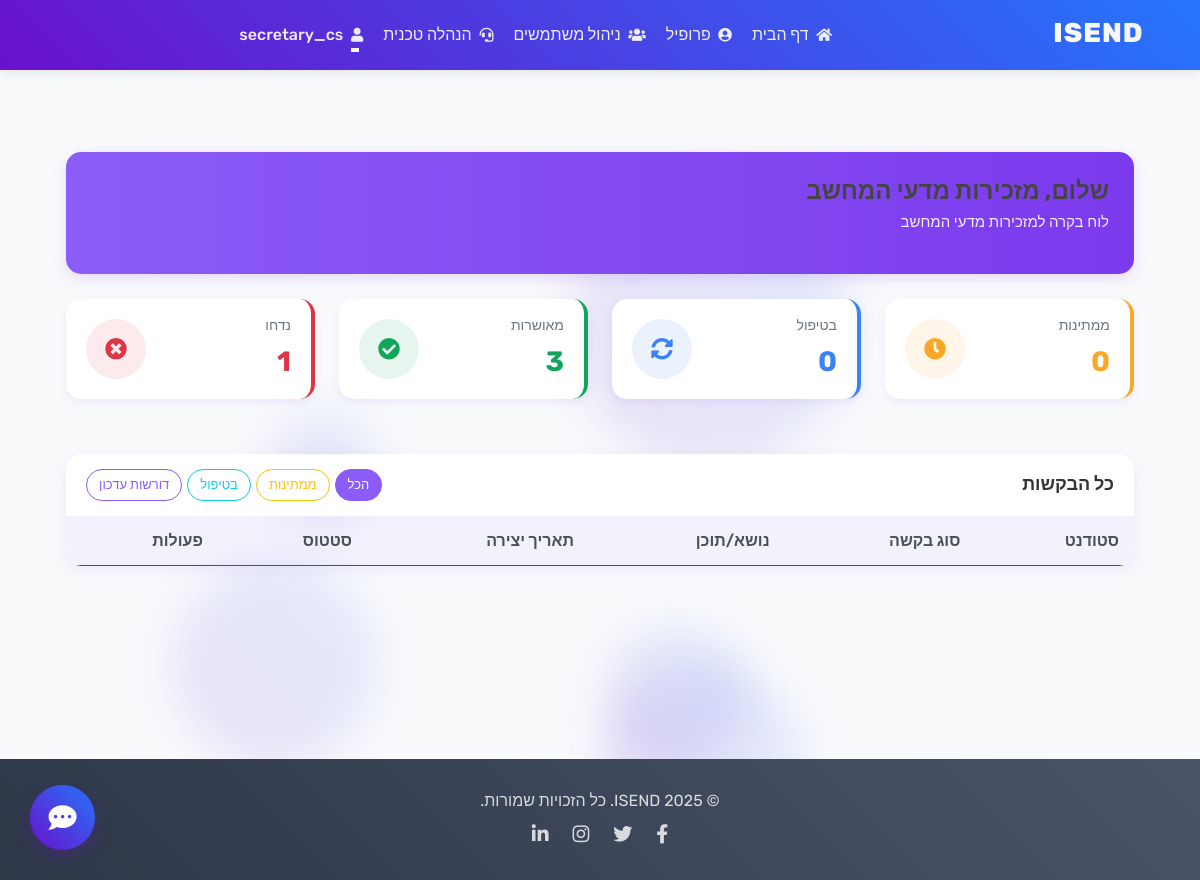
The app's page /secretary_dashboard/ (signed in) with its own data.
### users/models.py (models this page shows, shortened)
class User(AbstractUser):
    DEPARTMENT_CHOICES = [
        ('מדעי המחשב', 'מדעי המחשב'),
        ('הנדסת תוכנה', 'הנדסת תוכנה'),
        ('הנדסת אלקטרוניקה', 'הנדסת אלקטרוניקה'),
    ]
    YEAR_CHOICES = [
        ('1', 'First Year'),
        ('2', 'Second Year'),
        ('3', 'Third Year'),
        ('4', 'Fourth Year'),
        ('5', 'Fifth Year'),
    ]
    is_student = models.BooleanField(default=False)
    is_lecturer = models.BooleanField(default=False)
    is_secretary = models.BooleanField(default=False)
    department = models.CharField(max_length=50, choices=DEPARTMENT_CHOICES, blank=True)
    year = models.CharField(max_length=1, choices=YEAR_CHOICES, blank=True)
    full_name = models.CharField(max_length=150, blank=True, help_text="שם מלא")

### blog/views.py (the view)
# urls.py: path('secretary_dashboard/', views.secretary_dashboard, name='secretary_dashboard'),
@login_required
def secretary_dashboard(request):
    if not request.user.is_secretary:
        messages.error(request, 'הגישה מותרת למזכירות בלבד.')
        return redirect('blog-home')
    secretary_academic_types = [
        'enrollment_confirmation',  # אישורי רישום או ציונים
    ]
    lecturer_academic_types = [
        'academic_appeal',  # ערעורים אקדמיים
        'exam_review',      # בקשות לבדיקת מבחנים
    ]
    academic_requests = AcademicRequest.objects.filter(
        student__department=request.user.department,
        request_type__in=secretary_academic_types
    ).order_by('-created_at')
    schedule_requests = ScheduleRequest.objects.filter(
        student__department=request.user.department
    ).order_by('-created_at')
    secretary_personal_types = [
        'personal_details_update',        # עדכון פרטים אישיים
        'certificates_confirmations',     # בקשת תעודות ואישורים
        'scholarships_financial_aid',     # בקשות מלגות וסיוע כלכלי
        'academic_status_change',         # בקשת שינוי סטטוס אקדמי
        'general_manager_inquiry',        # פניה כללית למנהל
    ]
    lecturer_personal_types = [
        'recommendation_letter',          # בקשה למכתבי המלצה (handled by lecturers)
    ]
    personal_requests = PersonalRequest.objects.filter(
        student__department=request.user.department,
        request_type__in=secretary_personal_types
    ).order_by('-created_at')
    print(f"Secretary: {request.user.username}, Department: {request.user.department}")
    print(f"Academic requests found (secretary types only): {academic_requests.count()}")
    print(f"Schedule requests found: {schedule_requests.count()}")
    print(f"Personal requests found (secretary types only): {personal_requests.count()}")
    all_requests = list(academic_requests) + list(schedule_requests) + list(personal_requests)
    all_requests.sort(key=lambda x: x.created_at, reverse=True)
    status_filter = request.GET.get('status', 'all')
    if status_filter != 'all':
        filtered_requests = [req for req in all_requests if req.status == status_filter]
    else:
        filtered_requests = all_requests
    total_academic = academic_requests.count()
    total_schedule = schedule_requests.count()
    total_personal = personal_requests.count()
    stats = {
        'total': total_academic + total_schedule + total_personal,
        'pending': len([req for req in all_requests if req.status == 'pending']),
        'in_progress': len([req for req in all_requests if req.status == 'in_progress']),
        'need_update': len([req for req in all_requests if req.status == 'need_update']),
        'approved': len([req for req in all_requests if req.status == 'approved']),
        'rejected': len([req for req in all_requests if req.status == 'rejected']),
        'academic_total': total_academic,
        'schedule_total': total_schedule,
        'personal_total': total_personal,
    }
    academic_types = academic_requests.values('request_type').annotate(
        count=Count('id')
    ).order_by('-count')
    schedule_types = schedule_requests.values('request_type').annotate(
        count=Count('id')
    ).order_by('-count')
    personal_types = personal_requests.values('request_type').annotate(
        count=Count('id')
    ).order_by('-count')
    request_types_stats = list(academic_types) + list(schedule_types) + list(personal_types)
    type_display_names = {
        'enrollment_confirmation': 'אישורי רישום או ציונים',
        'schedule_change': 'שינוי מערכת שעות',
        'extension_request': 'בקשות הארכת זמן',
        'special_exam_date': 'בקשה למועד מיוחד',
        'approved_absence': 'בקשת היעדרות מאושרת',
        'personal_details_update': 'עדכון פרטים אישיים',
        'certificates_confirmations': 'בקשת תעודות ואישורים',
        'scholarships_financial_aid': 'בקשות מלגות וסיוע כלכלי',
        'academic_status_change': 'בקשת שינוי סטטוס אקדמי',
        'general_manager_inquiry': 'פניה כללית למנהל',
    }
    for stat in request_types_stats:
        stat['display_name'] = type_display_names.get(stat['request_type'], stat['request_type'])
    three_days_ago = timezone.now() - timedelta(days=3)
    urgent_academic = academic_requests.filter(
        status='pending',
        created_at__lte=three_days_ago
    )
    urgent_schedule = schedule_requests.filter(
        status='pending',
        created_at__lte=three_days_ago
    )
    urgent_personal = personal_requests.filter(
        status='pending',
        created_at__lte=three_days_ago
    )
    urgent_requests = list(urgent_academic) + list(urgent_schedule) + list(urgent_personal)
    urgent_requests.sort(key=lambda x: x.created_at, reverse=True)
    department_names = {
        'מדעי המחשב': 'מדעי המחשב',
        'הנדסת תוכנה': 'הנדסת תוכנה',
        'הנדסת אלקטרוניקה': 'הנדסת אלקטרוניקה',
    }
    department_display = department_names.get(request.user.department, request.user.department)
    context = {
        'all_requests': all_requests,
        'filtered_requests': filtered_requests,
        'urgent_requests': urgent_requests,
        'stats': stats,
        'request_types_stats': request_types_stats,
        'status_filter': status_filter,
        'department_display': department_display,
        'three_days_ago': three_days_ago,
        'academic_requests': academic_requests,
        'schedule_requests': schedule_requests,
        'personal_requests': personal_requests,
        'secretary_handled_types': {
            'academic': secretary_academic_types,
            'personal': secretary_personal_types,
        },
        'lecturer_handled_types': {
            'academic': lecturer_academic_types,
            'personal': lecturer_personal_types,
        }
    }
    return render(request, 'blog/secretary_dashboard.html', context)

### blog/templates/blog/secretary_dashboard.html (shortened to what this page needs)
{% extends 'blog/base.html' %}
{% block content %}
<div class="container mt-4">
    <div class="dashboard-header">
        <div class="row align-items-center">
            <div class="col-md-8">
                <h1 class="dashboard-title">שלום, {{ request.user.first_name }} {{ request.user.last_name }}</h1>
                <p class="dashboard-subtitle">לוח בקרה למזכירות {{ department_display }}</p>
            </div>
        </div>
    </div>
    <div class="row mb-4">
        <div class="col-lg-3 col-md-6 mb-3">
            <div class="stat-card pending">
                <div class="stat-content">
                    <div class="stat-card-title">ממתינות</div>
                    <div class="stat-card-value">{{ stats.pending }}</div>
                </div>
                <div class="stat-icon-container">
                    <i class="fas fa-clock stat-icon"></i>
                </div>
            </div>
        </div>
        <div class="col-lg-3 col-md-6 mb-3">
            <div class="stat-card processing">
                <div class="stat-content">
                    <div class="stat-card-title">בטיפול</div>
                    <div class="stat-card-value">{{ stats.in_progress }}</div>
                </div>
                <div class="stat-icon-container">
                    <i class="fas fa-sync-alt stat-icon"></i>
                </div>
            </div>
        </div>
        <div class="col-lg-3 col-md-6 mb-3">
            <div class="stat-card approved">
                <div class="stat-content">
                    <div class="stat-card-title">מאושרות</div>
                    <div class="stat-card-value">{{ stats.approved }}</div>
                </div>
                <div class="stat-icon-container">
                    <i class="fas fa-check-circle stat-icon"></i>
                </div>
            </div>
        </div>
        <div class="col-lg-3 col-md-6 mb-3">
            <div class="stat-card rejected">
                <div class="stat-content">
                    <div class="stat-card-title">נדחו</div>
                    <div class="stat-card-value">{{ stats.rejected }}</div>
                </div>
                <div class="stat-icon-container">
                    <i class="fas fa-times-circle stat-icon"></i>
                </div>
            </div>
        </div>
    </div>
<div class="main-card">
    <div class="card-header">
        <h5 class="card-title">כל הבקשות</h5>
        <div class="filter-container">
            <button class="btn btn-purple active filter-btn" data-filter="all">הכל</button>
            <button class="btn btn-outline-warning filter-btn" data-filter="pending">ממתינות</button>
            <button class="btn btn-outline-info filter-btn" data-filter="in_progress">בטיפול</button>
            <button class="btn btn-outline-purple filter-btn" data-filter="need_update">דורשות עדכון</button>
        </div>
    </div>
    <div class="table-responsive">
        <table class="table table-hover mb-0">
            <thead>
                <tr>
                    <th>סטודנט</th>
                    <th>סוג בקשה</th>
                    <th>נושא/תוכן</th>
                    <th>תאריך יצירה</th>
                    <th>סטטוס</th>
                    <th>פעולות</th>
                </tr>
            </thead>
        </table>
    </div>
</div>
{% endblock %}

### blog/templates/blog/base.html (shortened to what this page needs)
{% load static %}
<!DOCTYPE html>
<html lang="he" dir="rtl">
<head>
    <link rel="stylesheet" href="https://cdn.jsdelivr.net/npm/bootstrap@5.0.2/dist/css/bootstrap.rtl.min.css">
    <link rel="stylesheet" href="https://cdnjs.cloudflare.com/ajax/libs/font-awesome/5.15.3/css/all.min.css">
    <link rel="stylesheet" type="text/css" href="{% static 'blog/main.css' %}">
</head>
<body>
    <header class="site-header">
        <nav class="navbar navbar-expand-md navbar-dark bg-isend fixed-top">
            <div class="container">
                <a class="navbar-brand me-4" href="{% url 'blog-home' %}">
                    ISEND
                </a>
                <div class="collapse navbar-collapse" id="navbarToggle">
<div class="navbar-nav ms-auto">
    {% if user.is_authenticated and user.is_lecturer %}
        <a class="nav-item nav-link {% if request.resolver_match.url_name == 'lecturer_dashboard' %}active{% endif %}" href="{% url 'lecturer_dashboard' %}">
            <i class="fas fa-home fa-sm me-1"></i> דף הבית
        </a>
         <a class="nav-item nav-link" href="{% url 'profile' %}">
            <i class="fas fa-user-circle fa-sm me-1"></i> פרופיל
        </a>
        <a class="nav-item nav-link" href="{% url 'technicalmanagement' %}">
            <i class="fas fa-headset fa-sm me-1"></i> הנהלה טכנית
        </a>
    {% elif user.is_authenticated and user.is_secretary %}
        <a class="nav-item nav-link {% if request.resolver_match.url_name == 'blog-home' %}active{% endif %}" href="{% url 'blog-home' %}">
            <i class="fas fa-home fa-sm me-1"></i> דף הבית
        </a>
        <a class="nav-item nav-link" href="{% url 'profile' %}">
            <i class="fas fa-user-circle fa-sm me-1"></i> פרופיל
        </a>
        <a class="nav-item nav-link" href="{% url 'secretary_user_list' %}">
            <i class="fas fa-users fa-sm me-1"></i> ניהול משתמשים
        </a>
        <a class="nav-item nav-link" href="{% url 'technicalmanagement' %}">
            <i class="fas fa-headset fa-sm me-1"></i> הנהלה טכנית
        </a>
    {% endif %}
</div>
                    <div class="navbar-nav me-auto">
                        {% if user.is_authenticated %}
                            <div class="nav-item dropdown">
                                <a class="nav-link dropdown-toggle" href="#" id="navbarUserDropdown" role="button" data-bs-toggle="dropdown" aria-expanded="false">
                                    <i class="fas fa-user fa-sm me-1"></i> {{ user.username }}
                                </a>
                            </div>
                        {% endif %}
                    </div>
                </div>
            </div>
        </nav>
    </header>
    <main role="main" class="container {% if has_full_width %}mt-0{% else %}mt-5{% endif %}">
        <div class="row">
            <div class="col-md-12">
                {% block content %}{% endblock %}
            </div>
        </div>
    </main>
    <footer class="footer">
        <div class="container text-center">
            <div class="row">
                <div class="col-md-12">
                    <p class="mb-2">© {% now "Y" %} ISEND. כל הזכויות שמורות.</p>
                    <div>
                        <a href="#"><i class="fab fa-facebook-f"></i></a>
                        <a href="#"><i class="fab fa-twitter"></i></a>
                        <a href="#"><i class="fab fa-instagram"></i></a>
                        <a href="#"><i class="fab fa-linkedin-in"></i></a>
                    </div>
                </div>
            </div>
        </div>
    </footer>
</body>
</html>

### blog/static/blog/main.css (style rules this page uses)
body { background: #fafafa; color: #333333; margin-top: 5rem; }
h1, h2, h3, h4, h5, h6 { color: #444444; }
.site-header .navbar-nav .nav-link { color: #cbd5db; }

### blog/templates/blog/base.html (style rules this page uses)
body { display: flex; flex-direction: column; min-height: 100vh; font-family: 'Rubik', 'Assistant', sans-serif; direction: rtl; text-align: right; overflow-x: hidden; background-color: #f9fafc; }
.bg-isend { background: linear-gradient(45deg, #6a11cb, #2575fc); box-shadow: 0 2px 15px rgba(0, 0, 0, 0.1); }
.navbar-brand { font-weight: 800; font-size: 1.7rem; letter-spacing: 1px; background: linear-gradient(45deg, #ffffff, #f0f0f0); -webkit-background-clip: text; background-clip: text; -webkit-text-fill-color: transparent; transition: all 0.3s ease; }
.site-header .navbar-nav .nav-link { color: rgba(255, 255, 255, 0.9); margin: 0 10px; font-weight: 500; transition: all 0.3s ease; position: relative; padding: 5px 0; }
.site-header .navbar-nav .nav-link:after { content: ''; position: absolute; bottom: 0; right: 0; width: 0; height: 2px; background-color: #fff; transition: width 0.3s ease; }
.footer { background: linear-gradient(45deg, #2d3748, #4a5568); color: rgba(255, 255, 255, 0.8); padding: 30px 0; margin-top: auto; }
.footer a { color: rgba(255, 255, 255, 0.8); margin: 0 10px; transition: all 0.3s ease; font-size: 1.2rem; }
main.container { margin-top: 80px; flex: 1; }

### records on screen
User: username "secretary_cs", user.first_name "מזכירות", user.last_name "מדעי המחשב"

### other values on screen
{{ department_display }} "מדעי המחשב"
{{ stats.pending }} "0"
{{ stats.in_progress }} "0"
{{ stats.approved }} "3"
{{ stats.rejected }} "1"
